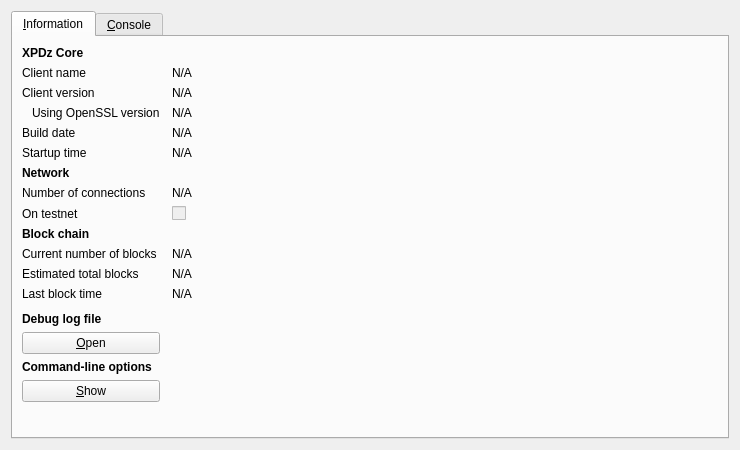
<?xml version="1.0" encoding="UTF-8"?>
<ui version="4.0">
 <class>RPCConsole</class>
 <widget class="QDialog" name="RPCConsole">
  <property name="geometry">
   <rect>
    <x>0</x>
    <y>0</y>
    <width>740</width>
    <height>450</height>
   </rect>
  </property>
  <property name="windowTitle">
   <string>XPDz - Debug window</string>
  </property>
  <layout class="QVBoxLayout" name="verticalLayout_2">
   <item>
    <widget class="QTabWidget" name="tabWidget">
     <property name="currentIndex">
      <number>0</number>
     </property>
     <widget class="QWidget" name="tab_info">
      <attribute name="title">
       <string>&amp;Information</string>
      </attribute>
      <layout class="QGridLayout" name="gridLayout" columnstretch="0,1">
       <property name="horizontalSpacing">
        <number>12</number>
       </property>
       <item row="0" column="0">
        <widget class="QLabel" name="label_9">
         <property name="font">
          <font>
           <weight>75</weight>
           <bold>true</bold>
          </font>
         </property>
         <property name="text">
          <string>XPDz Core</string>
         </property>
        </widget>
       </item>
       <item row="1" column="0">
        <widget class="QLabel" name="label_5">
         <property name="text">
          <string>Client name</string>
         </property>
        </widget>
       </item>
       <item row="1" column="1">
        <widget class="QLabel" name="clientName">
         <property name="cursor">
          <cursorShape>IBeamCursor</cursorShape>
         </property>
         <property name="text">
          <string>N/A</string>
         </property>
         <property name="textFormat">
          <enum>Qt::PlainText</enum>
         </property>
         <property name="textInteractionFlags">
          <set>Qt::LinksAccessibleByMouse|Qt::TextSelectableByKeyboard|Qt::TextSelectableByMouse</set>
         </property>
        </widget>
       </item>
       <item row="2" column="0">
        <widget class="QLabel" name="label_6">
         <property name="text">
          <string>Client version</string>
         </property>
        </widget>
       </item>
       <item row="2" column="1">
        <widget class="QLabel" name="clientVersion">
         <property name="cursor">
          <cursorShape>IBeamCursor</cursorShape>
         </property>
         <property name="text">
          <string>N/A</string>
         </property>
         <property name="textFormat">
          <enum>Qt::PlainText</enum>
         </property>
         <property name="textInteractionFlags">
          <set>Qt::LinksAccessibleByMouse|Qt::TextSelectableByKeyboard|Qt::TextSelectableByMouse</set>
         </property>
        </widget>
       </item>
       <item row="3" column="0">
        <widget class="QLabel" name="label_14">
         <property name="text">
          <string>Using OpenSSL version</string>
         </property>
         <property name="indent">
          <number>10</number>
         </property>
        </widget>
       </item>
       <item row="3" column="1">
        <widget class="QLabel" name="openSSLVersion">
         <property name="cursor">
          <cursorShape>IBeamCursor</cursorShape>
         </property>
         <property name="text">
          <string>N/A</string>
         </property>
         <property name="textFormat">
          <enum>Qt::PlainText</enum>
         </property>
         <property name="textInteractionFlags">
          <set>Qt::LinksAccessibleByMouse|Qt::TextSelectableByKeyboard|Qt::TextSelectableByMouse</set>
         </property>
        </widget>
       </item>
       <item row="4" column="0">
        <widget class="QLabel" name="label_12">
         <property name="text">
          <string>Build date</string>
         </property>
        </widget>
       </item>
       <item row="4" column="1">
        <widget class="QLabel" name="buildDate">
         <property name="cursor">
          <cursorShape>IBeamCursor</cursorShape>
         </property>
         <property name="text">
          <string>N/A</string>
         </property>
         <property name="textFormat">
          <enum>Qt::PlainText</enum>
         </property>
         <property name="textInteractionFlags">
          <set>Qt::LinksAccessibleByMouse|Qt::TextSelectableByKeyboard|Qt::TextSelectableByMouse</set>
         </property>
        </widget>
       </item>
       <item row="5" column="0">
        <widget class="QLabel" name="label_13">
         <property name="text">
          <string>Startup time</string>
         </property>
        </widget>
       </item>
       <item row="5" column="1">
        <widget class="QLabel" name="startupTime">
         <property name="cursor">
          <cursorShape>IBeamCursor</cursorShape>
         </property>
         <property name="text">
          <string>N/A</string>
         </property>
         <property name="textFormat">
          <enum>Qt::PlainText</enum>
         </property>
         <property name="textInteractionFlags">
          <set>Qt::LinksAccessibleByMouse|Qt::TextSelectableByKeyboard|Qt::TextSelectableByMouse</set>
         </property>
        </widget>
       </item>
       <item row="6" column="0">
        <widget class="QLabel" name="label_11">
         <property name="font">
          <font>
           <weight>75</weight>
           <bold>true</bold>
          </font>
         </property>
         <property name="text">
          <string>Network</string>
         </property>
        </widget>
       </item>
       <item row="7" column="0">
        <widget class="QLabel" name="label_7">
         <property name="text">
          <string>Number of connections</string>
         </property>
        </widget>
       </item>
       <item row="7" column="1">
        <widget class="QLabel" name="numberOfConnections">
         <property name="cursor">
          <cursorShape>IBeamCursor</cursorShape>
         </property>
         <property name="text">
          <string>N/A</string>
         </property>
         <property name="textFormat">
          <enum>Qt::PlainText</enum>
         </property>
         <property name="textInteractionFlags">
          <set>Qt::LinksAccessibleByMouse|Qt::TextSelectableByKeyboard|Qt::TextSelectableByMouse</set>
         </property>
        </widget>
       </item>
       <item row="8" column="0">
        <widget class="QLabel" name="label_8">
         <property name="text">
          <string>On testnet</string>
         </property>
        </widget>
       </item>
       <item row="8" column="1">
        <widget class="QCheckBox" name="isTestNet">
         <property name="enabled">
          <bool>false</bool>
         </property>
         <property name="text">
          <string/>
         </property>
        </widget>
       </item>
       <item row="9" column="0">
        <widget class="QLabel" name="label_10">
         <property name="font">
          <font>
           <weight>75</weight>
           <bold>true</bold>
          </font>
         </property>
         <property name="text">
          <string>Block chain</string>
         </property>
        </widget>
       </item>
       <item row="10" column="0">
        <widget class="QLabel" name="label_3">
         <property name="text">
          <string>Current number of blocks</string>
         </property>
        </widget>
       </item>
       <item row="10" column="1">
        <widget class="QLabel" name="numberOfBlocks">
         <property name="cursor">
          <cursorShape>IBeamCursor</cursorShape>
         </property>
         <property name="text">
          <string>N/A</string>
         </property>
         <property name="textFormat">
          <enum>Qt::PlainText</enum>
         </property>
         <property name="textInteractionFlags">
          <set>Qt::LinksAccessibleByMouse|Qt::TextSelectableByKeyboard|Qt::TextSelectableByMouse</set>
         </property>
        </widget>
       </item>
       <item row="11" column="0">
        <widget class="QLabel" name="label_4">
         <property name="text">
          <string>Estimated total blocks</string>
         </property>
        </widget>
       </item>
       <item row="11" column="1">
        <widget class="QLabel" name="totalBlocks">
         <property name="cursor">
          <cursorShape>IBeamCursor</cursorShape>
         </property>
         <property name="text">
          <string>N/A</string>
         </property>
         <property name="textFormat">
          <enum>Qt::PlainText</enum>
         </property>
         <property name="textInteractionFlags">
          <set>Qt::LinksAccessibleByMouse|Qt::TextSelectableByKeyboard|Qt::TextSelectableByMouse</set>
         </property>
        </widget>
       </item>
       <item row="12" column="0">
        <widget class="QLabel" name="label_2">
         <property name="text">
          <string>Last block time</string>
         </property>
        </widget>
       </item>
       <item row="12" column="1">
        <widget class="QLabel" name="lastBlockTime">
         <property name="cursor">
          <cursorShape>IBeamCursor</cursorShape>
         </property>
         <property name="text">
          <string>N/A</string>
         </property>
         <property name="textFormat">
          <enum>Qt::PlainText</enum>
         </property>
         <property name="textInteractionFlags">
          <set>Qt::LinksAccessibleByMouse|Qt::TextSelectableByKeyboard|Qt::TextSelectableByMouse</set>
         </property>
        </widget>
       </item>
       <item row="13" column="0">
        <spacer name="verticalSpacer_2">
         <property name="orientation">
          <enum>Qt::Vertical</enum>
         </property>
         <property name="sizeHint" stdset="0">
          <size>
           <width>20</width>
           <height>20</height>
          </size>
         </property>
        </spacer>
       </item>
       <item row="14" column="0">
        <widget class="QLabel" name="labelDebugLogfile">
         <property name="font">
          <font>
           <weight>75</weight>
           <bold>true</bold>
          </font>
         </property>
         <property name="text">
          <string>Debug log file</string>
         </property>
        </widget>
       </item>
       <item row="15" column="0">
        <widget class="QPushButton" name="openDebugLogfileButton">
         <property name="toolTip">
          <string>Open the XPDz debug log file from the current data directory. This can take a few seconds for large log files.</string>
         </property>
         <property name="text">
          <string>&amp;Open</string>
         </property>
         <property name="autoDefault">
          <bool>false</bool>
         </property>
        </widget>
       </item>
       <item row="16" column="0">
        <widget class="QLabel" name="labelCLOptions">
         <property name="font">
          <font>
           <weight>75</weight>
           <bold>true</bold>
          </font>
         </property>
         <property name="text">
          <string>Command-line options</string>
         </property>
        </widget>
       </item>
       <item row="17" column="0">
        <widget class="QPushButton" name="showCLOptionsButton">
         <property name="toolTip">
          <string>Show the XPDz-Qt help message to get a list with possible XPDz command-line options.</string>
         </property>
         <property name="text">
          <string>&amp;Show</string>
         </property>
         <property name="autoDefault">
          <bool>false</bool>
         </property>
        </widget>
       </item>
       <item row="18" column="0">
        <spacer name="verticalSpacer">
         <property name="orientation">
          <enum>Qt::Vertical</enum>
         </property>
         <property name="sizeHint" stdset="0">
          <size>
           <width>20</width>
           <height>40</height>
          </size>
         </property>
        </spacer>
       </item>
      </layout>
     </widget>
     <widget class="QWidget" name="tab_console">
      <attribute name="title">
       <string>&amp;Console</string>
      </attribute>
      <layout class="QVBoxLayout" name="verticalLayout_3">
       <property name="spacing">
        <number>3</number>
       </property>
       <item>
        <widget class="QTextEdit" name="messagesWidget">
         <property name="minimumSize">
          <size>
           <width>0</width>
           <height>100</height>
          </size>
         </property>
         <property name="readOnly">
          <bool>true</bool>
         </property>
         <property name="tabKeyNavigation" stdset="0">
          <bool>false</bool>
         </property>
         <property name="columnCount" stdset="0">
          <number>2</number>
         </property>
        </widget>
       </item>
       <item>
        <layout class="QHBoxLayout" name="horizontalLayout">
         <property name="spacing">
          <number>3</number>
         </property>
         <item>
          <widget class="QLabel" name="label">
           <property name="text">
            <string notr="true">&gt;</string>
           </property>
          </widget>
         </item>
         <item>
          <widget class="QLineEdit" name="lineEdit"/>
         </item>
         <item>
          <widget class="QPushButton" name="clearButton">
           <property name="maximumSize">
            <size>
             <width>24</width>
             <height>24</height>
            </size>
           </property>
           <property name="toolTip">
            <string>Clear console</string>
           </property>
           <property name="text">
            <string/>
           </property>
           <property name="icon">
            <iconset resource="../bitcoin.qrc">
             <normaloff>:/icons/remove</normaloff>:/icons/remove</iconset>
           </property>
           <property name="shortcut">
            <string notr="true">Ctrl+L</string>
           </property>
           <property name="autoDefault">
            <bool>false</bool>
           </property>
          </widget>
         </item>
        </layout>
       </item>
      </layout>
     </widget>
    </widget>
   </item>
  </layout>
 </widget>
 <resources>
  <include location="../bitcoin.qrc"/>
 </resources>
 <connections/>
</ui>
